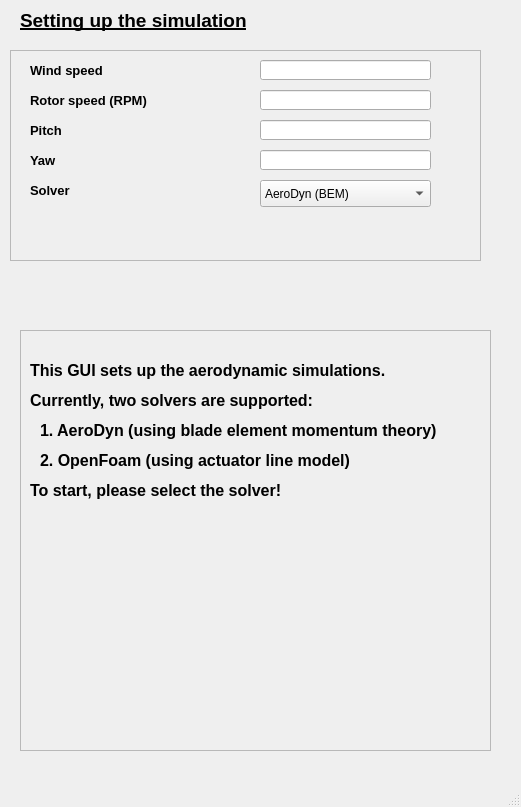
<?xml version="1.0" encoding="UTF-8"?>
<ui version="4.0">
 <class>MainWindow</class>
 <widget class="QMainWindow" name="MainWindow">
  <property name="geometry">
   <rect>
    <x>0</x>
    <y>0</y>
    <width>521</width>
    <height>807</height>
   </rect>
  </property>
  <property name="sizePolicy">
   <sizepolicy hsizetype="Ignored" vsizetype="Ignored">
    <horstretch>0</horstretch>
    <verstretch>0</verstretch>
   </sizepolicy>
  </property>
  <property name="focusPolicy">
   <enum>Qt::NoFocus</enum>
  </property>
  <property name="windowTitle">
   <string>Configuration Window</string>
  </property>
  <property name="windowOpacity">
   <double>1.000000000000000</double>
  </property>
  <property name="autoFillBackground">
   <bool>false</bool>
  </property>
  <property name="documentMode">
   <bool>false</bool>
  </property>
  <property name="tabShape">
   <enum>QTabWidget::Rounded</enum>
  </property>
  <property name="dockNestingEnabled">
   <bool>false</bool>
  </property>
  <widget class="QWidget" name="centralwidget">
   <widget class="QFrame" name="frame">
    <property name="geometry">
     <rect>
      <x>10</x>
      <y>50</y>
      <width>471</width>
      <height>211</height>
     </rect>
    </property>
    <property name="autoFillBackground">
     <bool>false</bool>
    </property>
    <property name="frameShape">
     <enum>QFrame::StyledPanel</enum>
    </property>
    <property name="frameShadow">
     <enum>QFrame::Plain</enum>
    </property>
    <widget class="QLabel" name="label">
     <property name="geometry">
      <rect>
       <x>20</x>
       <y>10</y>
       <width>121</width>
       <height>21</height>
      </rect>
     </property>
     <property name="font">
      <font>
       <pointsize>10</pointsize>
       <weight>75</weight>
       <bold>true</bold>
      </font>
     </property>
     <property name="text">
      <string>Wind speed</string>
     </property>
    </widget>
    <widget class="QLabel" name="label_3">
     <property name="geometry">
      <rect>
       <x>20</x>
       <y>40</y>
       <width>131</width>
       <height>20</height>
      </rect>
     </property>
     <property name="font">
      <font>
       <pointsize>10</pointsize>
       <weight>75</weight>
       <bold>true</bold>
      </font>
     </property>
     <property name="text">
      <string>Rotor speed (RPM)</string>
     </property>
    </widget>
    <widget class="QLineEdit" name="lineEdit_2">
     <property name="geometry">
      <rect>
       <x>250</x>
       <y>40</y>
       <width>171</width>
       <height>20</height>
      </rect>
     </property>
    </widget>
    <widget class="QLineEdit" name="lineEdit_3">
     <property name="geometry">
      <rect>
       <x>250</x>
       <y>70</y>
       <width>171</width>
       <height>20</height>
      </rect>
     </property>
    </widget>
    <widget class="QLabel" name="label_4">
     <property name="geometry">
      <rect>
       <x>20</x>
       <y>70</y>
       <width>111</width>
       <height>20</height>
      </rect>
     </property>
     <property name="font">
      <font>
       <pointsize>10</pointsize>
       <weight>75</weight>
       <bold>true</bold>
      </font>
     </property>
     <property name="text">
      <string>Pitch</string>
     </property>
    </widget>
    <widget class="QLabel" name="label_5">
     <property name="geometry">
      <rect>
       <x>20</x>
       <y>100</y>
       <width>81</width>
       <height>20</height>
      </rect>
     </property>
     <property name="font">
      <font>
       <pointsize>10</pointsize>
       <weight>75</weight>
       <bold>true</bold>
      </font>
     </property>
     <property name="text">
      <string>Yaw</string>
     </property>
    </widget>
    <widget class="QLineEdit" name="lineEdit_4">
     <property name="geometry">
      <rect>
       <x>250</x>
       <y>100</y>
       <width>171</width>
       <height>20</height>
      </rect>
     </property>
    </widget>
    <widget class="QLineEdit" name="lineEdit_7">
     <property name="geometry">
      <rect>
       <x>250</x>
       <y>10</y>
       <width>171</width>
       <height>20</height>
      </rect>
     </property>
    </widget>
    <widget class="QLabel" name="label_6">
     <property name="geometry">
      <rect>
       <x>20</x>
       <y>130</y>
       <width>101</width>
       <height>20</height>
      </rect>
     </property>
     <property name="font">
      <font>
       <pointsize>10</pointsize>
       <weight>75</weight>
       <bold>true</bold>
      </font>
     </property>
     <property name="text">
      <string>Solver</string>
     </property>
    </widget>
    <widget class="QComboBox" name="comboBox">
     <property name="geometry">
      <rect>
       <x>250</x>
       <y>130</y>
       <width>171</width>
       <height>27</height>
      </rect>
     </property>
     <item>
      <property name="text">
       <string>AeroDyn (BEM)</string>
      </property>
     </item>
     <item>
      <property name="text">
       <string>OpenFOAM (ALM)</string>
      </property>
     </item>
    </widget>
   </widget>
   <widget class="QLabel" name="label_9">
    <property name="geometry">
     <rect>
      <x>20</x>
      <y>10</y>
      <width>311</width>
      <height>21</height>
     </rect>
    </property>
    <property name="font">
     <font>
      <pointsize>14</pointsize>
      <weight>75</weight>
      <bold>true</bold>
      <underline>true</underline>
     </font>
    </property>
    <property name="text">
     <string>Setting up the simulation</string>
    </property>
   </widget>
   <widget class="QStackedWidget" name="stackedWidget">
    <property name="geometry">
     <rect>
      <x>10</x>
      <y>300</y>
      <width>481</width>
      <height>471</height>
     </rect>
    </property>
    <property name="currentIndex">
     <number>2</number>
    </property>
    <widget class="QWidget" name="MidFidelity">
     <widget class="QFrame" name="frame_5">
      <property name="geometry">
       <rect>
        <x>0</x>
        <y>20</y>
        <width>471</width>
        <height>421</height>
       </rect>
      </property>
      <property name="autoFillBackground">
       <bool>false</bool>
      </property>
      <property name="frameShape">
       <enum>QFrame::StyledPanel</enum>
      </property>
      <property name="frameShadow">
       <enum>QFrame::Plain</enum>
      </property>
      <widget class="QLabel" name="label_13">
       <property name="geometry">
        <rect>
         <x>20</x>
         <y>30</y>
         <width>231</width>
         <height>21</height>
        </rect>
       </property>
       <property name="font">
        <font>
         <pointsize>14</pointsize>
         <weight>75</weight>
         <bold>true</bold>
         <underline>true</underline>
        </font>
       </property>
       <property name="text">
        <string>turbinesFoam simulation</string>
       </property>
      </widget>
      <widget class="QLabel" name="label_14">
       <property name="geometry">
        <rect>
         <x>20</x>
         <y>100</y>
         <width>131</width>
         <height>17</height>
        </rect>
       </property>
       <property name="font">
        <font>
         <weight>75</weight>
         <italic>true</italic>
         <bold>true</bold>
        </font>
       </property>
       <property name="text">
        <string>End time</string>
       </property>
      </widget>
      <widget class="QLabel" name="label_15">
       <property name="geometry">
        <rect>
         <x>20</x>
         <y>130</y>
         <width>131</width>
         <height>17</height>
        </rect>
       </property>
       <property name="font">
        <font>
         <weight>75</weight>
         <italic>true</italic>
         <bold>true</bold>
        </font>
       </property>
       <property name="text">
        <string>Write interval</string>
       </property>
      </widget>
      <widget class="QComboBox" name="comboBox_11">
       <property name="geometry">
        <rect>
         <x>260</x>
         <y>160</y>
         <width>161</width>
         <height>22</height>
        </rect>
       </property>
       <item>
        <property name="text">
         <string>off</string>
        </property>
       </item>
       <item>
        <property name="text">
         <string>on</string>
        </property>
       </item>
      </widget>
      <widget class="QLabel" name="label_16">
       <property name="geometry">
        <rect>
         <x>20</x>
         <y>160</y>
         <width>131</width>
         <height>17</height>
        </rect>
       </property>
       <property name="font">
        <font>
         <weight>75</weight>
         <italic>true</italic>
         <bold>true</bold>
        </font>
       </property>
       <property name="text">
        <string>Dynamic stall</string>
       </property>
      </widget>
      <widget class="QLabel" name="label_18">
       <property name="geometry">
        <rect>
         <x>20</x>
         <y>190</y>
         <width>131</width>
         <height>17</height>
        </rect>
       </property>
       <property name="font">
        <font>
         <weight>75</weight>
         <italic>true</italic>
         <bold>true</bold>
        </font>
       </property>
       <property name="text">
        <string>End effects model</string>
       </property>
      </widget>
      <widget class="QComboBox" name="comboBox_10">
       <property name="geometry">
        <rect>
         <x>260</x>
         <y>190</y>
         <width>161</width>
         <height>22</height>
        </rect>
       </property>
       <item>
        <property name="text">
         <string>Shen</string>
        </property>
       </item>
       <item>
        <property name="text">
         <string>Glauert</string>
        </property>
       </item>
       <item>
        <property name="text">
         <string>liftingLine</string>
        </property>
       </item>
      </widget>
      <widget class="QLineEdit" name="lineEdit_5">
       <property name="geometry">
        <rect>
         <x>260</x>
         <y>130</y>
         <width>161</width>
         <height>20</height>
        </rect>
       </property>
      </widget>
      <widget class="QLineEdit" name="lineEdit_11">
       <property name="geometry">
        <rect>
         <x>260</x>
         <y>100</y>
         <width>161</width>
         <height>20</height>
        </rect>
       </property>
      </widget>
      <widget class="QLabel" name="label_19">
       <property name="geometry">
        <rect>
         <x>20</x>
         <y>70</y>
         <width>151</width>
         <height>17</height>
        </rect>
       </property>
       <property name="font">
        <font>
         <weight>75</weight>
         <italic>true</italic>
         <bold>true</bold>
        </font>
       </property>
       <property name="text">
        <string>Set case folder</string>
       </property>
      </widget>
      <widget class="QLineEdit" name="lineEdit_12">
       <property name="geometry">
        <rect>
         <x>160</x>
         <y>70</y>
         <width>261</width>
         <height>20</height>
        </rect>
       </property>
      </widget>
      <widget class="QFrame" name="frame_6">
       <property name="geometry">
        <rect>
         <x>50</x>
         <y>230</y>
         <width>371</width>
         <height>181</height>
        </rect>
       </property>
       <property name="autoFillBackground">
        <bool>false</bool>
       </property>
       <property name="frameShape">
        <enum>QFrame::StyledPanel</enum>
       </property>
       <property name="frameShadow">
        <enum>QFrame::Plain</enum>
       </property>
       <widget class="QPushButton" name="pushButton_8">
        <property name="geometry">
         <rect>
          <x>190</x>
          <y>120</y>
          <width>171</width>
          <height>51</height>
         </rect>
        </property>
        <property name="font">
         <font>
          <pointsize>14</pointsize>
         </font>
        </property>
        <property name="text">
         <string>Send files to HPC</string>
        </property>
       </widget>
       <widget class="QLineEdit" name="lineEdit_13">
        <property name="geometry">
         <rect>
          <x>10</x>
          <y>40</y>
          <width>91</width>
          <height>20</height>
         </rect>
        </property>
       </widget>
       <widget class="QLineEdit" name="lineEdit_15">
        <property name="geometry">
         <rect>
          <x>10</x>
          <y>90</y>
          <width>351</width>
          <height>20</height>
         </rect>
        </property>
       </widget>
       <widget class="QLabel" name="label_25">
        <property name="geometry">
         <rect>
          <x>180</x>
          <y>20</y>
          <width>131</width>
          <height>17</height>
         </rect>
        </property>
        <property name="font">
         <font>
          <weight>75</weight>
          <italic>true</italic>
          <bold>true</bold>
         </font>
        </property>
        <property name="text">
         <string>Server </string>
        </property>
       </widget>
       <widget class="QLineEdit" name="lineEdit_14">
        <property name="geometry">
         <rect>
          <x>180</x>
          <y>40</y>
          <width>181</width>
          <height>20</height>
         </rect>
        </property>
       </widget>
       <widget class="QLabel" name="label_26">
        <property name="geometry">
         <rect>
          <x>10</x>
          <y>70</y>
          <width>151</width>
          <height>17</height>
         </rect>
        </property>
        <property name="font">
         <font>
          <weight>75</weight>
          <italic>true</italic>
          <bold>true</bold>
         </font>
        </property>
        <property name="text">
         <string>Destination in HPC</string>
        </property>
       </widget>
       <widget class="QLabel" name="label_17">
        <property name="geometry">
         <rect>
          <x>10</x>
          <y>20</y>
          <width>81</width>
          <height>17</height>
         </rect>
        </property>
        <property name="font">
         <font>
          <weight>75</weight>
          <italic>true</italic>
          <bold>true</bold>
         </font>
        </property>
        <property name="text">
         <string>User name</string>
        </property>
       </widget>
       <widget class="QPushButton" name="pushButton_7">
        <property name="geometry">
         <rect>
          <x>10</x>
          <y>120</y>
          <width>171</width>
          <height>51</height>
         </rect>
        </property>
        <property name="font">
         <font>
          <pointsize>14</pointsize>
         </font>
        </property>
        <property name="text">
         <string>Generate case files</string>
        </property>
       </widget>
      </widget>
     </widget>
    </widget>
    <widget class="QWidget" name="LowFidelity">
     <widget class="QFrame" name="frame_2">
      <property name="geometry">
       <rect>
        <x>0</x>
        <y>40</y>
        <width>471</width>
        <height>421</height>
       </rect>
      </property>
      <property name="autoFillBackground">
       <bool>false</bool>
      </property>
      <property name="frameShape">
       <enum>QFrame::StyledPanel</enum>
      </property>
      <property name="frameShadow">
       <enum>QFrame::Plain</enum>
      </property>
      <widget class="QLabel" name="label_11">
       <property name="geometry">
        <rect>
         <x>190</x>
         <y>260</y>
         <width>221</width>
         <height>21</height>
        </rect>
       </property>
       <property name="font">
        <font>
         <pointsize>10</pointsize>
         <weight>50</weight>
         <italic>true</italic>
         <bold>false</bold>
        </font>
       </property>
       <property name="text">
        <string>Enter save file name below</string>
       </property>
      </widget>
      <widget class="QProgressBar" name="progressBar">
       <property name="geometry">
        <rect>
         <x>190</x>
         <y>130</y>
         <width>271</width>
         <height>31</height>
        </rect>
       </property>
       <property name="value">
        <number>24</number>
       </property>
      </widget>
      <widget class="QLineEdit" name="lineEdit_8">
       <property name="geometry">
        <rect>
         <x>150</x>
         <y>60</y>
         <width>261</width>
         <height>20</height>
        </rect>
       </property>
      </widget>
      <widget class="QPushButton" name="pushButton_3">
       <property name="geometry">
        <rect>
         <x>190</x>
         <y>200</y>
         <width>151</width>
         <height>41</height>
        </rect>
       </property>
       <property name="font">
        <font>
         <pointsize>14</pointsize>
        </font>
       </property>
       <property name="text">
        <string>Plot Cp</string>
       </property>
      </widget>
      <widget class="QLineEdit" name="lineEdit_9">
       <property name="geometry">
        <rect>
         <x>150</x>
         <y>90</y>
         <width>261</width>
         <height>20</height>
        </rect>
       </property>
      </widget>
      <widget class="QPushButton" name="pushButton_5">
       <property name="geometry">
        <rect>
         <x>10</x>
         <y>270</y>
         <width>151</width>
         <height>41</height>
        </rect>
       </property>
       <property name="font">
        <font>
         <pointsize>14</pointsize>
        </font>
       </property>
       <property name="text">
        <string>Save Data</string>
       </property>
      </widget>
      <widget class="QLabel" name="label_8">
       <property name="geometry">
        <rect>
         <x>10</x>
         <y>60</y>
         <width>131</width>
         <height>17</height>
        </rect>
       </property>
       <property name="font">
        <font>
         <weight>75</weight>
         <italic>true</italic>
         <bold>true</bold>
        </font>
       </property>
       <property name="text">
        <string>Set solver folder</string>
       </property>
      </widget>
      <widget class="QToolButton" name="toolButton_2">
       <property name="geometry">
        <rect>
         <x>430</x>
         <y>90</y>
         <width>31</width>
         <height>21</height>
        </rect>
       </property>
       <property name="text">
        <string>...</string>
       </property>
      </widget>
      <widget class="QPushButton" name="pushButton_2">
       <property name="geometry">
        <rect>
         <x>10</x>
         <y>130</y>
         <width>151</width>
         <height>41</height>
        </rect>
       </property>
       <property name="font">
        <font>
         <pointsize>14</pointsize>
        </font>
       </property>
       <property name="text">
        <string>Run AeroDyn</string>
       </property>
      </widget>
      <widget class="QToolButton" name="toolButton">
       <property name="geometry">
        <rect>
         <x>430</x>
         <y>60</y>
         <width>31</width>
         <height>21</height>
        </rect>
       </property>
       <property name="text">
        <string>...</string>
       </property>
      </widget>
      <widget class="QLabel" name="label_10">
       <property name="geometry">
        <rect>
         <x>10</x>
         <y>90</y>
         <width>151</width>
         <height>17</height>
        </rect>
       </property>
       <property name="font">
        <font>
         <weight>75</weight>
         <italic>true</italic>
         <bold>true</bold>
        </font>
       </property>
       <property name="text">
        <string>Set case folder</string>
       </property>
      </widget>
      <widget class="QPushButton" name="pushButton_4">
       <property name="geometry">
        <rect>
         <x>10</x>
         <y>200</y>
         <width>151</width>
         <height>41</height>
        </rect>
       </property>
       <property name="font">
        <font>
         <pointsize>14</pointsize>
        </font>
       </property>
       <property name="text">
        <string>Plot Ct</string>
       </property>
      </widget>
      <widget class="QLineEdit" name="lineEdit_10">
       <property name="geometry">
        <rect>
         <x>190</x>
         <y>280</y>
         <width>271</width>
         <height>31</height>
        </rect>
       </property>
       <property name="text">
        <string/>
       </property>
      </widget>
      <widget class="QLabel" name="label_12">
       <property name="geometry">
        <rect>
         <x>10</x>
         <y>30</y>
         <width>311</width>
         <height>21</height>
        </rect>
       </property>
       <property name="font">
        <font>
         <pointsize>14</pointsize>
         <weight>75</weight>
         <bold>true</bold>
         <underline>true</underline>
        </font>
       </property>
       <property name="text">
        <string>AeroDyn simulation</string>
       </property>
      </widget>
     </widget>
    </widget>
    <widget class="QWidget" name="Default">
     <widget class="QFrame" name="frame_3">
      <property name="geometry">
       <rect>
        <x>10</x>
        <y>30</y>
        <width>471</width>
        <height>421</height>
       </rect>
      </property>
      <property name="autoFillBackground">
       <bool>false</bool>
      </property>
      <property name="frameShape">
       <enum>QFrame::StyledPanel</enum>
      </property>
      <property name="frameShadow">
       <enum>QFrame::Plain</enum>
      </property>
      <widget class="QLabel" name="label_20">
       <property name="geometry">
        <rect>
         <x>10</x>
         <y>30</y>
         <width>361</width>
         <height>21</height>
        </rect>
       </property>
       <property name="font">
        <font>
         <pointsize>12</pointsize>
         <weight>75</weight>
         <italic>false</italic>
         <bold>true</bold>
        </font>
       </property>
       <property name="text">
        <string>This GUI sets up the aerodynamic simulations.</string>
       </property>
      </widget>
      <widget class="QLabel" name="label_21">
       <property name="geometry">
        <rect>
         <x>10</x>
         <y>60</y>
         <width>311</width>
         <height>21</height>
        </rect>
       </property>
       <property name="font">
        <font>
         <pointsize>12</pointsize>
         <weight>75</weight>
         <italic>false</italic>
         <bold>true</bold>
        </font>
       </property>
       <property name="text">
        <string>Currently, two solvers are supported:</string>
       </property>
      </widget>
      <widget class="QLabel" name="label_22">
       <property name="geometry">
        <rect>
         <x>20</x>
         <y>90</y>
         <width>421</width>
         <height>21</height>
        </rect>
       </property>
       <property name="font">
        <font>
         <pointsize>12</pointsize>
         <weight>75</weight>
         <italic>false</italic>
         <bold>true</bold>
        </font>
       </property>
       <property name="text">
        <string>1. AeroDyn (using blade element momentum theory)</string>
       </property>
      </widget>
      <widget class="QLabel" name="label_23">
       <property name="geometry">
        <rect>
         <x>20</x>
         <y>120</y>
         <width>421</width>
         <height>21</height>
        </rect>
       </property>
       <property name="font">
        <font>
         <pointsize>12</pointsize>
         <weight>75</weight>
         <italic>false</italic>
         <bold>true</bold>
        </font>
       </property>
       <property name="text">
        <string>2. OpenFoam (using actuator line model)</string>
       </property>
      </widget>
      <widget class="QLabel" name="label_24">
       <property name="geometry">
        <rect>
         <x>10</x>
         <y>150</y>
         <width>421</width>
         <height>21</height>
        </rect>
       </property>
       <property name="font">
        <font>
         <pointsize>12</pointsize>
         <weight>75</weight>
         <italic>false</italic>
         <bold>true</bold>
        </font>
       </property>
       <property name="text">
        <string>To start, please select the solver!</string>
       </property>
      </widget>
     </widget>
    </widget>
   </widget>
  </widget>
  <widget class="QStatusBar" name="statusbar"/>
 </widget>
 <resources/>
 <connections/>
</ui>
